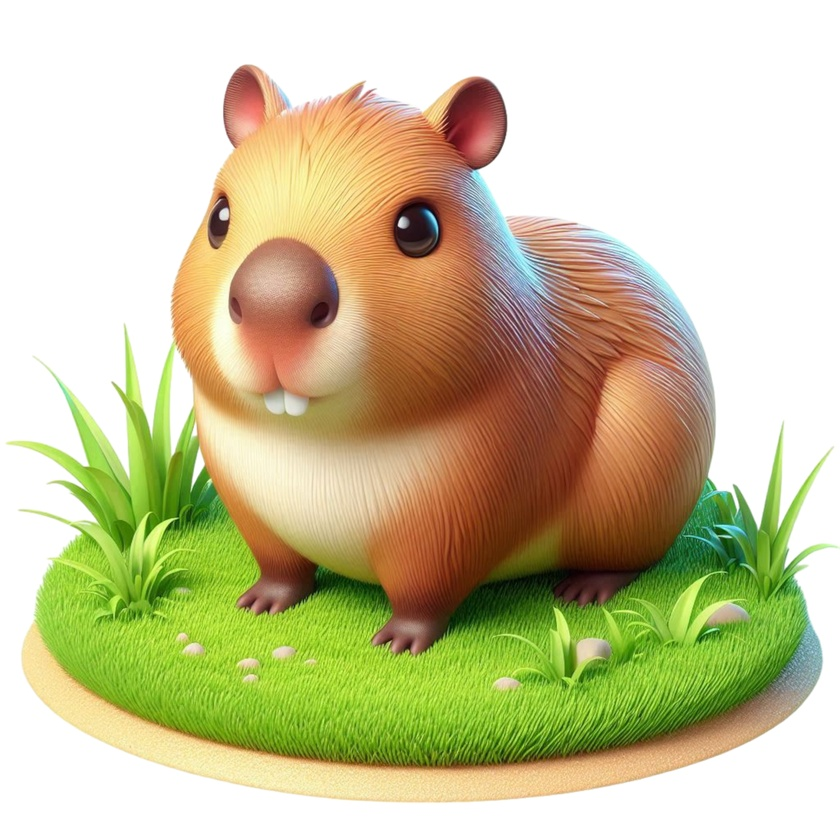
#> input picture Laprak 3/Capybara.jpg, 840 x 840 px, shrunk from 4000 x 4000 before the run, found by its file name
$ jupyter execute '202331241_Sabrina Herman_Histogram dan Operasi Piksel.ipynb'
#> lines starting #> are read from the running program, lines starting #| are printed output that depends on the picture
## Import Library

[cell 1]
import cv2
import matplotlib.pyplot as plt
import numpy as np
#202331241_Sabrina Herman

## Membaca Data Gambar

[cell 2]
img = cv2.imread('capybara.jpg')
#> img is the input picture: shape (840, 840, 3); mean B, G, R 156.4, 197, 202.3
img.shape
#> Out = (840, 840, 3)
#202331241_Sabrina Herman

[cell 3]
[baris,kolom] = img.shape[:2]
#> baris = 840; kolom = 840
#202331241_Sabrina Herman

## Convert BGR to RGB

[cell 4]
rgb = cv2.cvtColor(img, cv2.COLOR_BGR2RGB)
#202331241_Sabrina Herman

## Menampilkan Histogram

[cell 5]
fig, axs = plt.subplots(2,2, figsize=(15,5))

#cara 1
axs[0,0].imshow(rgb)
axs[0,1].hist(rgb.ravel(),256,[0,256])

##cara 2
hist = cv2.calcHist([rgb],[0], None,[256],[0,256])
#> hist = 256 values, max 295963 at index 255, min 51 at index 1, mean 2756.2
axs[1,0].imshow(rgb)
axs[1,1].plot(hist)

#Menampilkan
plt.show()
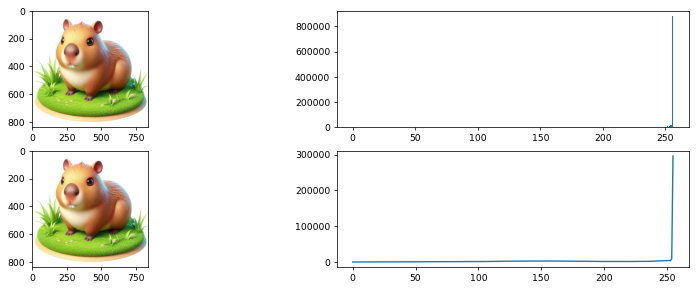
#> figure drawn by matplotlib, 4 panels; panel 2: tallest bar 879620 high, from x = 255 to 256; panel 4: curve peaks at x = 255, y = 295963
#202331241_Sabrina Herman

## Operasi piksel untuk meningkatkan kecerahan

[cell 6]
beta = 40
citra_cerah = np.zeros((baris, kolom, 3))

for x in range(baris):
    for y in range (kolom):
        gyx = rgb[x,y] + beta
        citra_cerah[x,y] = gyx
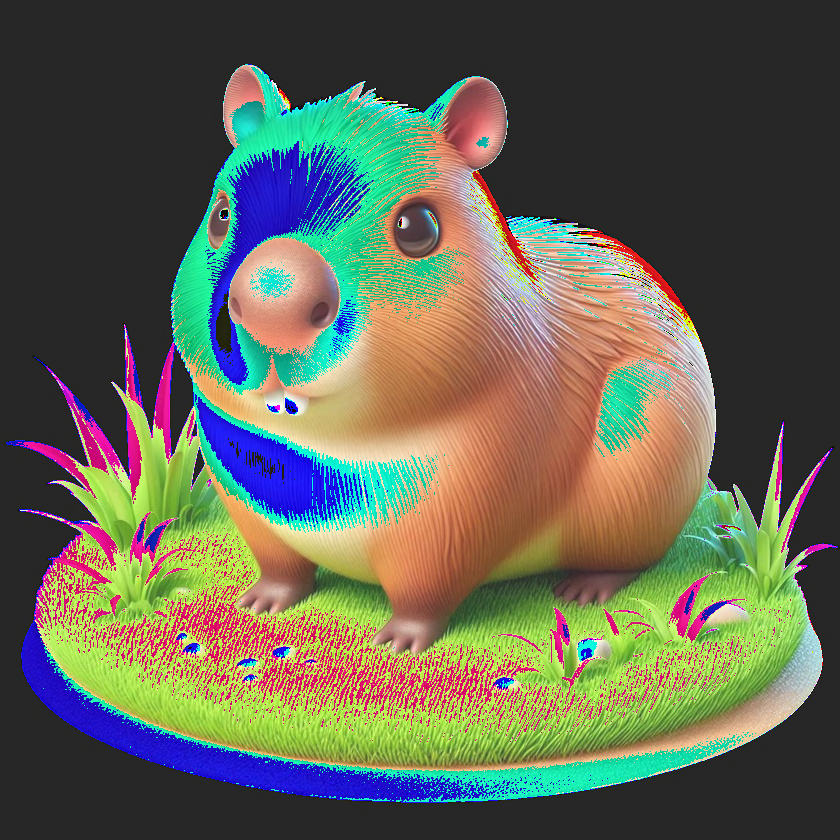
#> citra_cerah: shape (840, 840, 3) float64; mean R, G, B 99, 100.8, 83.4

citra_cerah = citra_cerah.astype(np.uint8)

fig, axs = plt.subplots(2,2, figsize=(15,5))
axs[0,0].imshow(rgb)
axs[0,1].hist(rgb.ravel(),256,[0,256])
axs[1,0].imshow(citra_cerah)
axs[1,1].hist(citra_cerah.ravel(),256,[0,256])

plt.show()
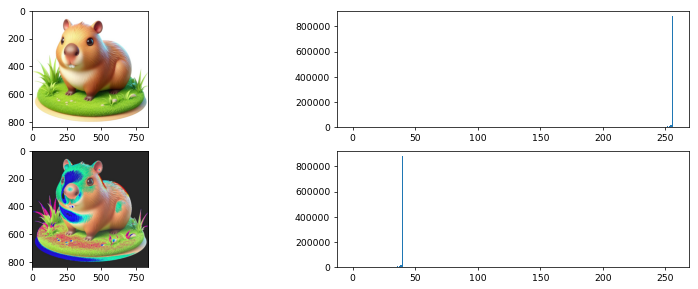
#> figure drawn by matplotlib, 4 panels; panel 2: tallest bar 879620 high, from x = 255 to 256; panel 4: tallest bar 879620 high, from x = 39 to 40
#202331241_Sabrina Herman

## Operasi Piksel untuk meregangkan kontras

[cell 7]
alpha = 1.2
citra_kontras = np.zeros((baris, kolom, 3))

for x in range(baris):
    for y in range (kolom):
        gyx = rgb[x,y] + alpha
        citra_kontras[x,y] = gyx

citra_kontras = citra_kontras.astype(np.uint8)
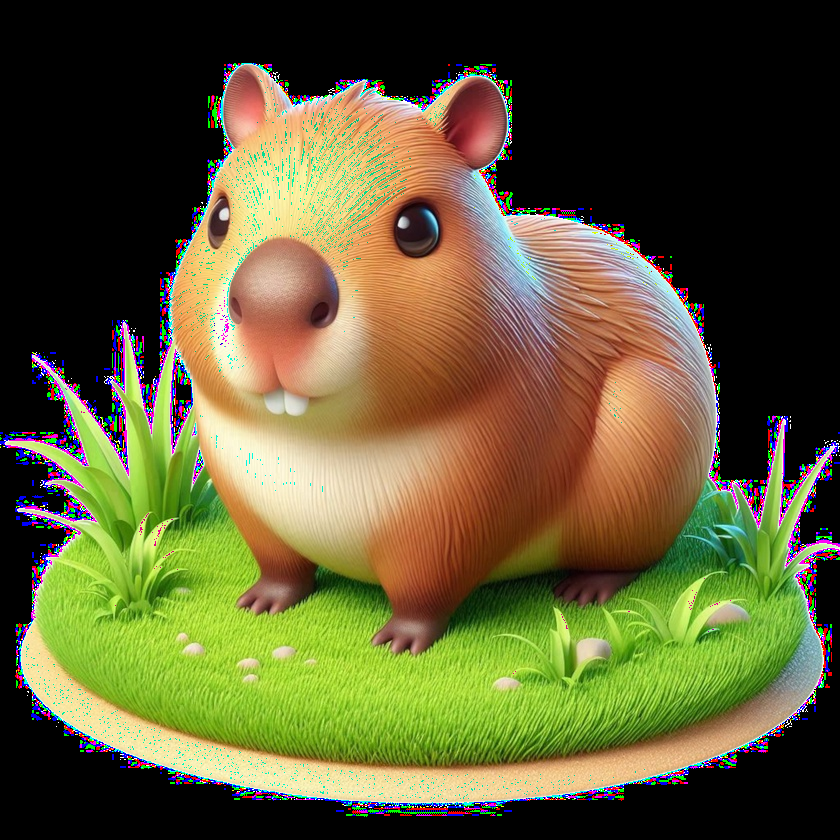
#> citra_kontras: shape (840, 840, 3); mean R, G, B 96, 91, 52.7

fig, axs = plt.subplots(2,2, figsize=(15,5))
axs[0,0].imshow(rgb)
axs[0,1].hist(rgb.ravel(),256,[0,256])
axs[1,0].imshow(citra_kontras)
axs[1,1].hist(citra_kontras.ravel(),256,[0,256])

plt.show()
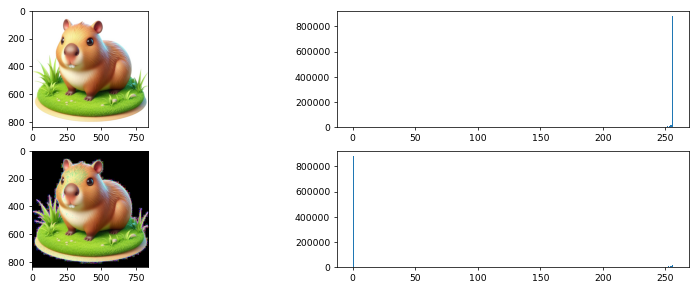
#> figure drawn by matplotlib, 4 panels; panel 2: tallest bar 879620 high, from x = 255 to 256; panel 4: tallest bar 879620 high, from x = 0 to 1
#202331241_Sabrina Herman

## Operasi piksel gabungan antara meningkatkan kecerahan dan meregangkan kontras

[cell 8]
beta = 10
alpha = 1.2
citra_hasil = np.zeros((baris, kolom, 3))

for x in range(baris):
    for y in range (kolom):
        gyx = alpha * rgb[x,y] + beta
        citra_hasil[x,y] = gyx

citra_hasil = citra_hasil.astype(np.uint8)
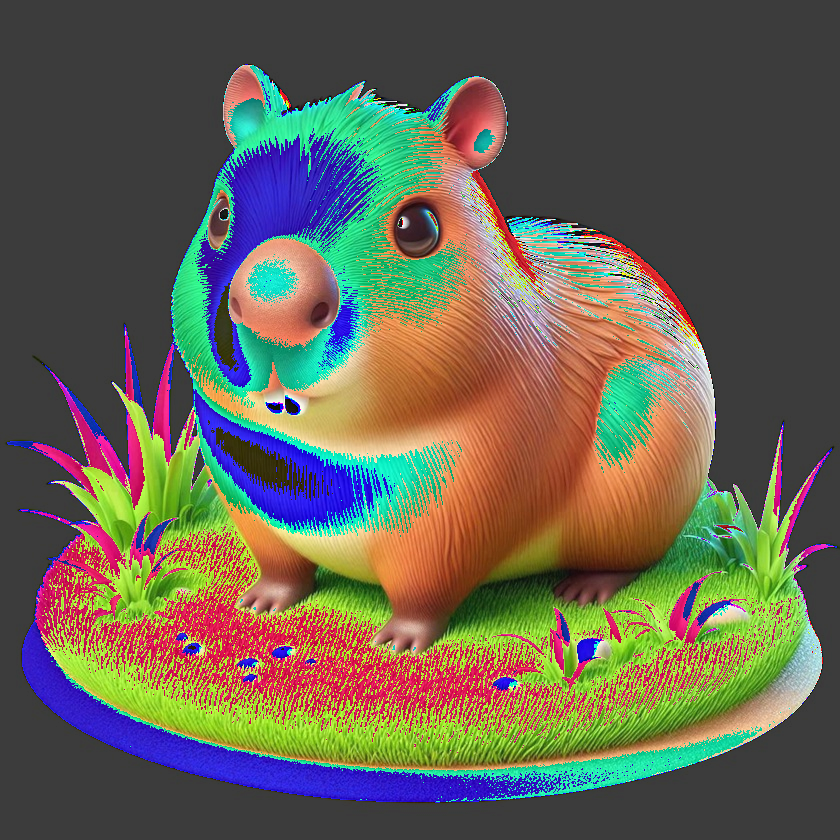
#> citra_hasil: shape (840, 840, 3); mean R, G, B 103, 98.9, 82.5

fig, axs = plt.subplots(2,2, figsize=(15,5))
axs[0,0].imshow(rgb)
axs[0,1].hist(rgb.ravel(),256,[0,256])
axs[1,0].imshow(citra_hasil)
axs[1,1].hist(citra_hasil.ravel(),256,[0,256])

plt.show()
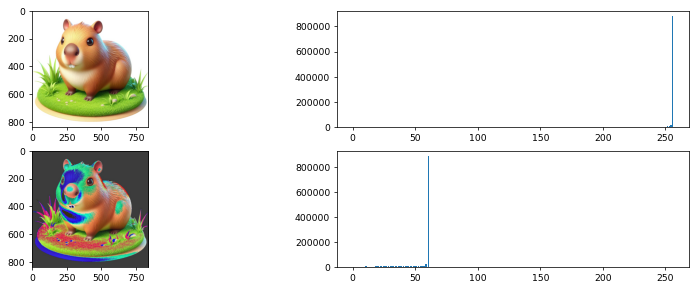
#> figure drawn by matplotlib, 4 panels; panel 2: tallest bar 879620 high, from x = 255 to 256; panel 4: tallest bar 884860 high, from x = 60 to 61
#202331241_Sabrina Herman

[cell 9]
beta = 10
alpha = 1.2
citra_negatif = np.zeros((baris, kolom, 3))

for x in range(baris):
    for y in range (kolom):
        fyx = 225 - rgb[x,y]
        citra_negatif[x,y] = fyx
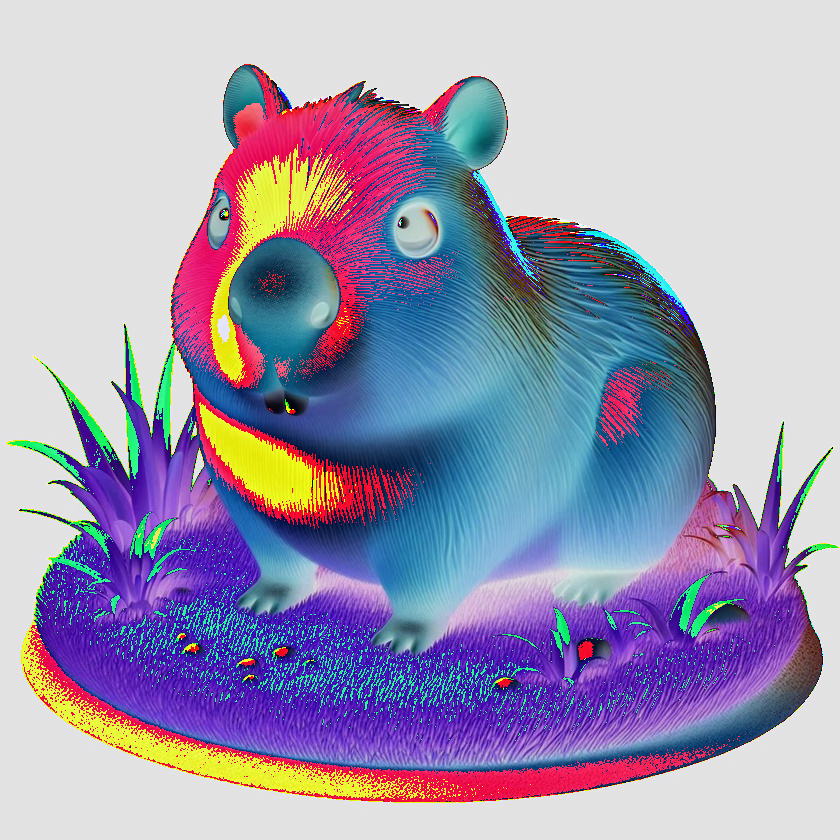
#> citra_negatif: shape (840, 840, 3) float64; mean R, G, B 160.1, 154.2, 180.6

citra_negatif = citra_negatif.astype(np.uint8)

fig, axs = plt.subplots(2,2, figsize=(15,5))
axs[0,0].imshow(rgb)
axs[0,1].hist(rgb.ravel(),256,[0,256])
axs[1,0].imshow(citra_negatif)
axs[1,1].hist(citra_negatif.ravel(),256,[0,256])

plt.show()
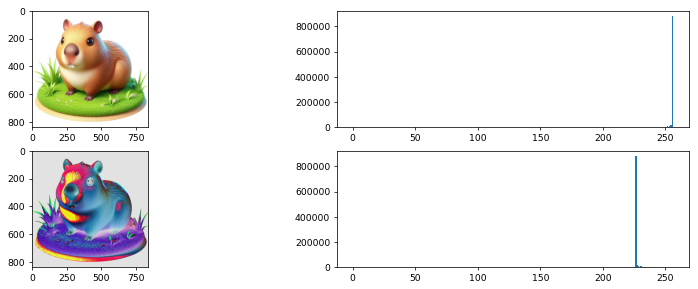
#> figure drawn by matplotlib, 4 panels; panel 2: tallest bar 879620 high, from x = 255 to 256; panel 4: tallest bar 879620 high, from x = 226 to 227
#202331241_Sabrina Herman
